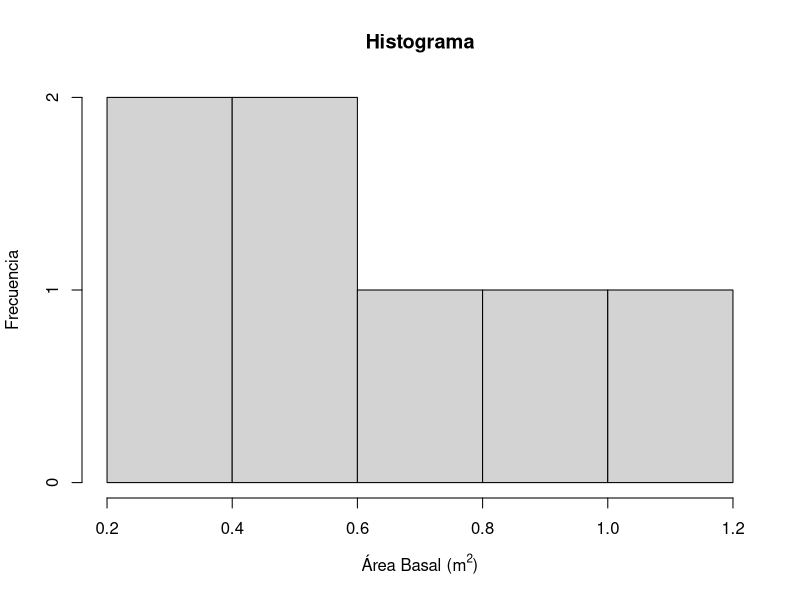
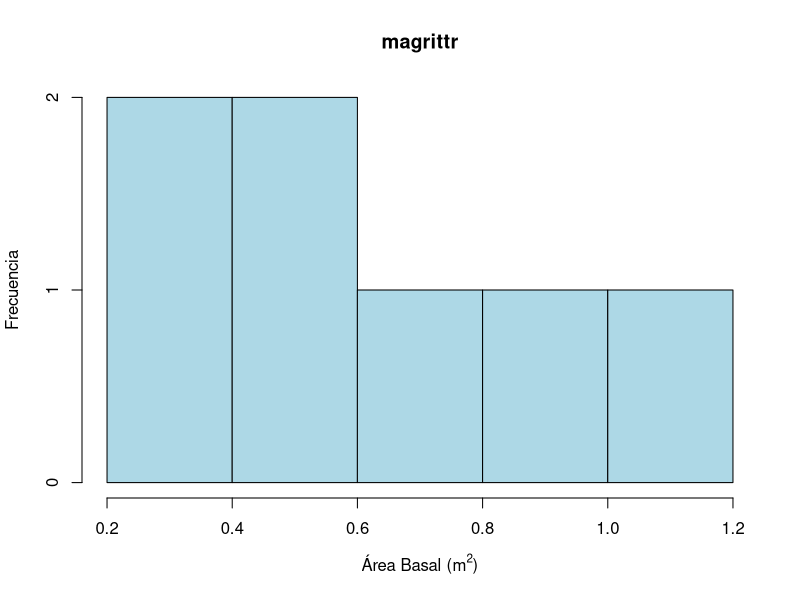
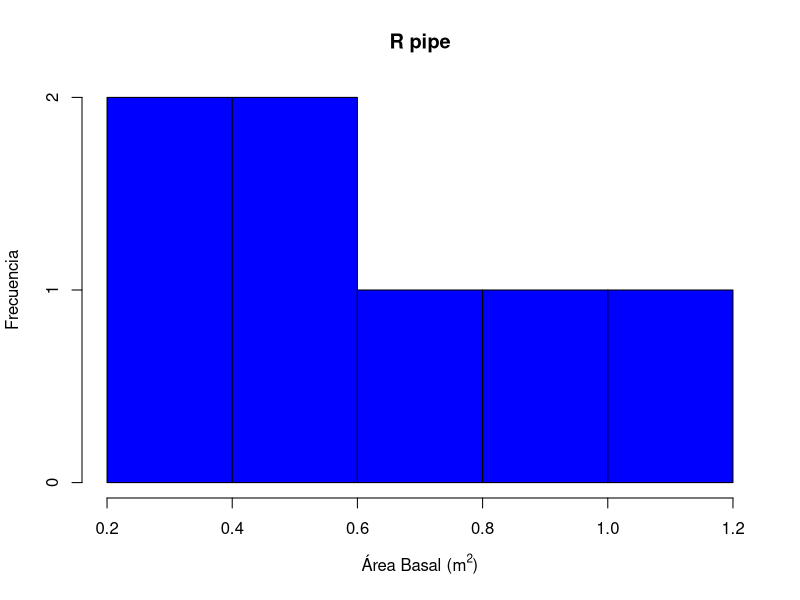

Source code (R) for these figures, in order:
## ---- chunk 1
set.seed(123) #<< 
x <- runif(10) 
x 

x_sort <- sort(x) 
x_log <- log(x_sort) 
x_diff <- diff(x_log) 
x_exp <- exp(x_diff) 
ybase <- cumsum(x_exp) 
ybase

# ybase <- cumsum(exp(diff(log(sort(x)))))
## ---- chunk 2
ypipe <- x |> 
  sort() |>     
  log() |>      
  diff() |>    
  exp() |>      
  cumsum()

ypipe
## ---- chunk 3
#| echo: false 
dbh <- c(5.0, 70.2, 7.0, 95.5, 87.3, 6.8, 65.0, 110.5, 80.5, 120.0) 

dbh_filtrado <- subset(dbh, dbh > 7.5)

area_basal <- pi * (dbh_filtrado / 200)^2 

hist(area_basal, main = "Histograma",
          xlab= expression("Área Basal (" * m^2 * ")"), 
     ylab = "Frecuencia") 
## ---- chunk 4
#| echo: false 
library(magrittr)
dbh %>%
  subset(. > 7.5) %>%                             
  {pi * (. / 200)^2} %>%                     
  hist(                                      
    main = "magrittr",
    xlab = expression("Área Basal (" * m^2 * ")"),
    ylab = "Frecuencia",
    col = "lightblue"
  )
## ---- chunk 5
#| echo: false 
dbh |>
  (\(x) subset(x, x > 7.5))() |>
  (\(x) pi * (x / 200)^2)() |>
  hist(
    main = "R pipe",
    xlab = expression("Área Basal (" * m^2 * ")"),
    ylab = "Frecuencia",
    col = "blue",
  )
## ---- chunk 6
library(tibble)

pinos <- tibble(
  id = 1:10,
  especie = c("sylvestris", "nigra", "pinaster", "sylvestris", "nigra",
              "pinaster", "sylvestris", "nigra", "pinaster", "sylvestris"),
  dbh_cm = c(30.5, 6.5, 7.2, 5.0, 28.3, 35.1, 7.0, 6.8, 40.0, 32.7), 
  altura_m = c(12.5, 13.2, 10.0, 9.5, 14.0, 15.0, 8.2, 11.8, 14.5, 12.0) 
)

pinos
## ---- chunk 7
# Encadena funciones 
  
mean(subset(pinos, especie == "pinaster")$altura_m)
## ---- chunk 8
# Crea objetos temporales 
pinaster <- pinos[pinos$especie == "pinaster", ] 
altura_media_pinaster <- mean(pinaster$altura_m)
altura_media_pinaster 
## ---- chunk 9
library(magrittr)

altura_media_pinaster <- pinos %>%
  subset(especie == "pinaster") %>%
  .$altura_m %>% 
  mean() 

altura_media_pinaster
## ---- chunk 10
altura_media_pinaster <- 

pinos |>
  subset(especie == "pinaster") |>
  (\(.) mean(.$altura_m))() 
  

pinos |>
  subset(especie == "pinaster") |>
  (\(data) mean(data$altura_m))() 
  
## ---- chunk 11
#| code-fold: true
#| results: hide
library(dplyr)
  
pinos |> 
  group_by(especie) |> 
  summarise(altura_media = mean(altura_m))
## ---- chunk 12
#| code-fold: true
#| results: hide
  
pinos |> 
  filter(dbh_cm > 7.5) |>
  group_by(especie) |> 
  summarise(altura_media = mean(altura_m), 
            n = n())
